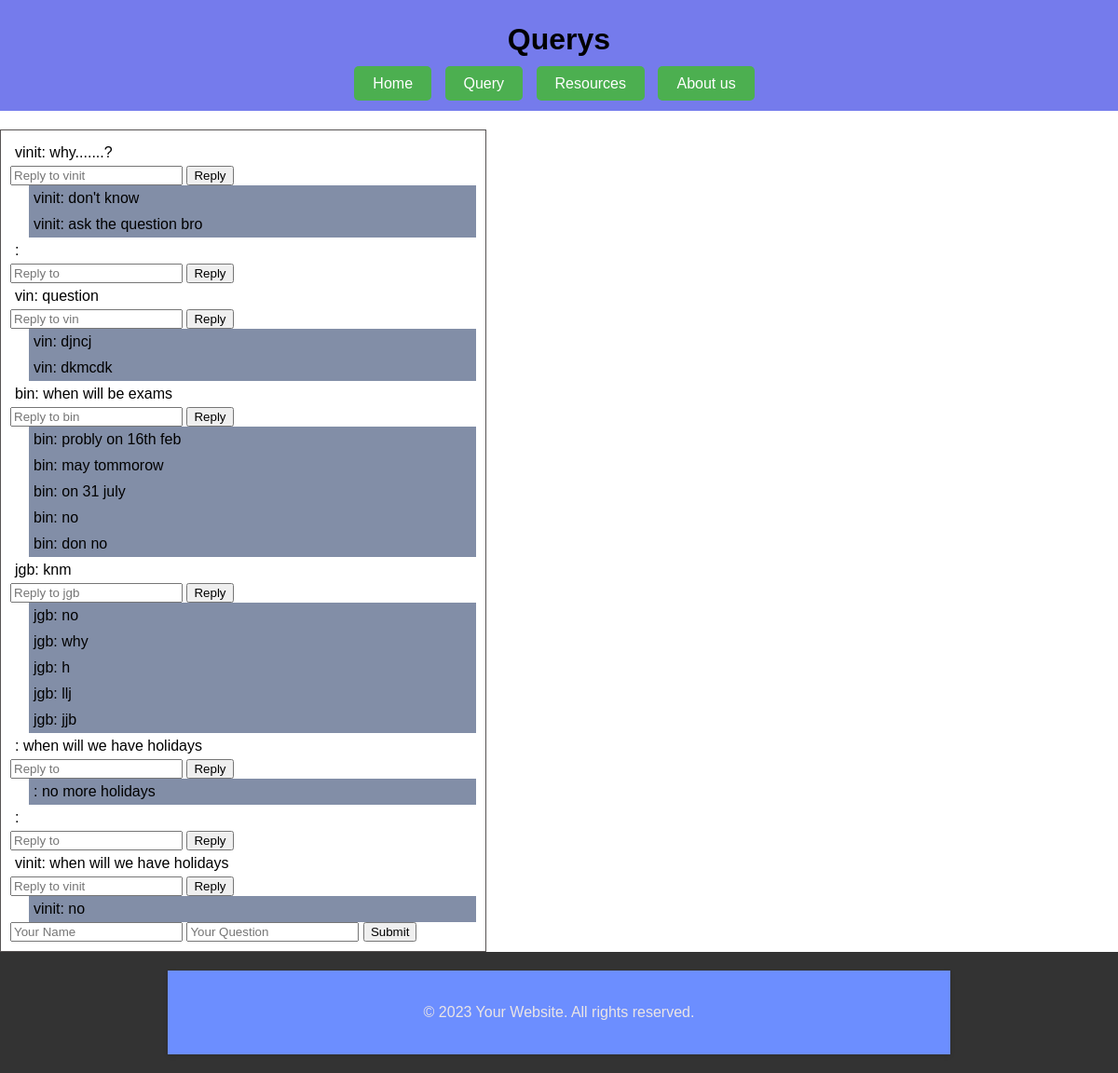
Page /query/ on the committed database.
### myapp/models.py (models this page shows, shortened)
class ChatMessage(models.Model):
    sender = models.CharField(max_length=100)
    message = models.TextField()
    timestamp = models.DateTimeField(auto_now_add=True)
    parent_message = models.ForeignKey('self', on_delete=models.CASCADE, null=True, blank=True, related_name='replies')

### myapp/views.py (the view)
# urls.py: path('query/', views.query, name='query'),
def query(request):
    parent_messages = ChatMessage.objects.filter(parent_message=None).order_by('-timestamp')
    return render(request, 'myapp/query.html', {'messages': parent_messages})

### myapp/templates/myapp/query.html (shortened to what this page needs)
{% load static %}
<!DOCTYPE html>
<html>
<head>
    <link rel="stylesheet" type="text/css" href="{% static 'myapp/custom.css' %}">
    <link rel="stylesheet" type="text/css" href="{% static 'myapp/styles.css' %}">
</head>
<body>
    <header>
        <h1>Querys</h1>
        <div class="header-buttons">
            <a href="{% url 'home' %}" class="nav-button">Home</a>
            <a href="{% url 'query' %}" class="nav-button">Query</a>
            <a href="{% url 'resources' %}" class="nav-button">Resources</a>
            <a href="{% url 'about' %}" class="nav-button">About us</a>
        </div>
    </header>
    <div id="chat-messages">
        {% for message in messages %}
            {% if not message.parent_message %}
                <p>{{ message.sender }}: {{ message.message }}</p>
                <form method="post" action="{% url 'save_message' %}">
                    <input type="text" name="message" placeholder="Reply to {{ message.sender }}">
                    <button type="submit">Reply</button>
                </form>
            {% endif %}
            {% for reply in message.replies.all %}
                <p class="reply">{{ reply.sender }}: {{ reply.message }}</p>
            {% endfor %}
        {% endfor %}
        <form method="post" action="{% url 'save_message' %}">
            <input type="text" name="sender" placeholder="Your Name">
            <input type="text" name="message" placeholder="Your Question">
            <button type="submit">Submit</button>
        </form>
    </div>
    <footer>
        <div class="container">
            <p>&copy; 2023 Your Website. All rights reserved.</p>
        </div>
    </footer>
</body>
</html>

### myapp/static/myapp/custom.css (style rules this page uses)
body { font-family: Arial, sans-serif; margin: 0; padding: 0; }
.container { max-width: 1200px; margin: 0 auto; padding: 20px; }
header { background-color: #757bec; padding: 20px; text-align: center; }
header h1 { margin: 4px; }
footer { background-color: #333; color: #ebe5e5; padding: 20px; text-align: center; }
.header-buttons { margin-top: 20px; text-align: center; }
.header-buttons .nav-button { background-color: #4CAF50; color: white; padding: 10px 20px; border: none; border-radius: 5px; font-size: 16px; cursor: pointer; margin-right: 10px; text-decoration: none; }

### myapp/static/myapp/styles.css (style rules this page uses)
#chat-messages { margin-top: 20px; border: 1px solid #575353; padding: 10px; max-width: 500px; }
#chat-messages p { margin: 0; padding: 5px; }
#chat-messages p.reply { margin-left: 20px; background-color: #828ea7; }
.container { max-width: 800px; margin: 0 auto; padding: 20px; background-color: #6c8eff; box-shadow: 0 2px 5px rgba(0, 0, 0, 0.1); }
h1 { color: #000000; text-align: center; margin-bottom: 20px; }

### rows in the picture
ChatMessage: sender "vinit", message "why.......?", message "Reply to vinit"
ChatMessage: sender "vinit", message "don't know"
ChatMessage: sender "vinit", message "ask the question bro"
ChatMessage: sender "vin", message "question", message "Reply to vin"
ChatMessage: sender "vin", message "djncj"
ChatMessage: sender "vin", message "dkmcdk"
ChatMessage: sender "bin", message "when will be exams", message "Reply to bin"
ChatMessage: sender "bin", message "probly on 16th feb"
ChatMessage: sender "bin", message "may tommorow"
ChatMessage: sender "bin", message "on 31 july"
ChatMessage: sender "bin", message "no"
ChatMessage: sender "bin", message "don no"
ChatMessage: sender "jgb", message "knm", message "Reply to jgb"
ChatMessage: sender "jgb", message "no"
ChatMessage: sender "jgb", message "why"
ChatMessage: sender "jgb", message "h"
ChatMessage: sender "jgb", message "llj"
ChatMessage: sender "jgb", message "jjb"
ChatMessage: message "when will we have holidays"
ChatMessage: message "no more holidays"
ChatMessage: sender "vinit", message "when will we have holidays", message "Reply to vinit"
ChatMessage: sender "vinit", message "no"
